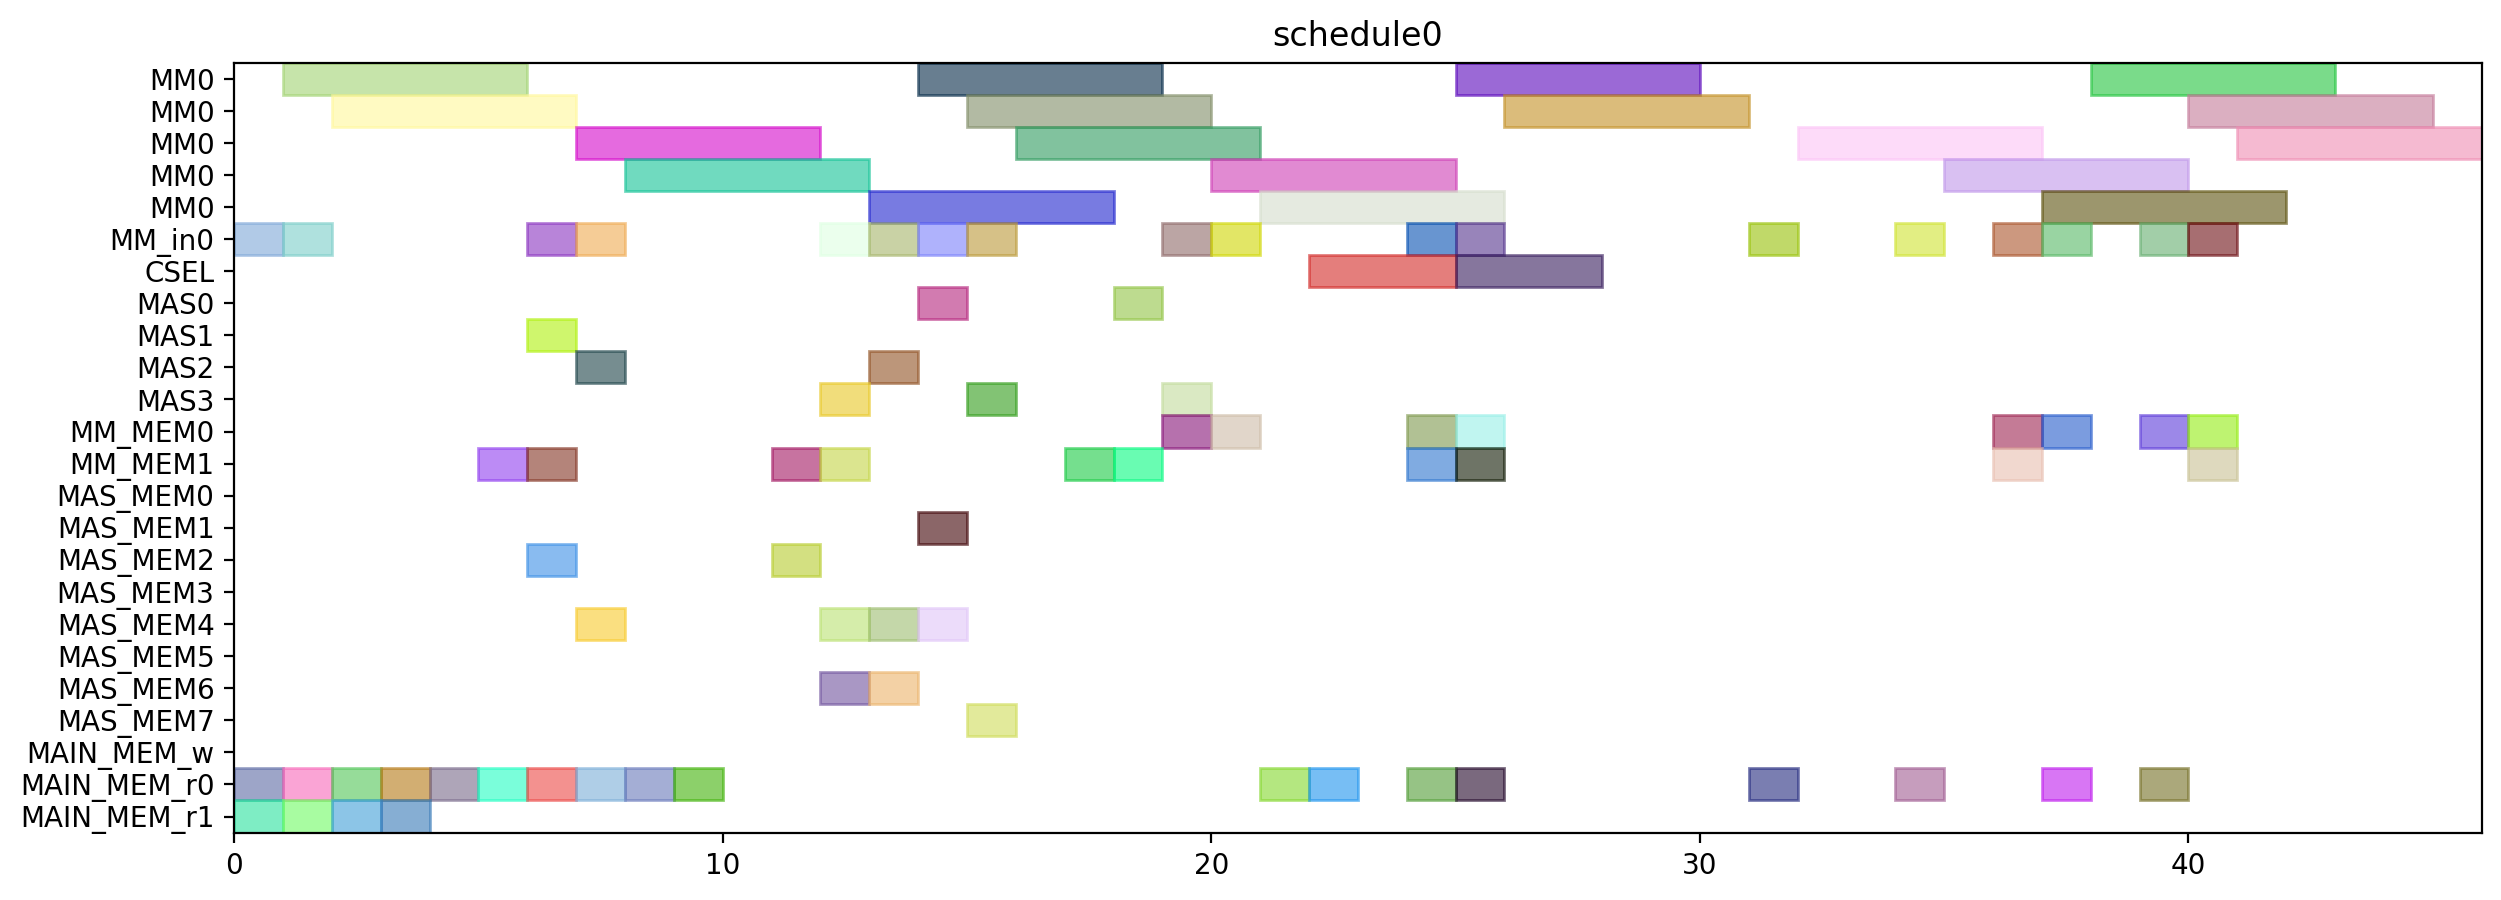

Python code for this plot:
from pyschedule import Scenario, solvers, plotters, alt


def solve():
	horizon = 90
	S = Scenario("schedule0", horizon=horizon)

	# resource
	MM = S.Resources('MM', num=1, size=5)
	MM_in = S.Resources('MM_in', num=1)
	CSEL = S.Resource('CSEL')
	MAS = S.Resources('MAS', num=4, size=1, periods=range(1, horizon))
	MM_MEM = S.Resources('MM_MEM', num=2)
	MAS_MEM = S.Resources('MAS_MEM', num=8)
	MAIN_MEM_w = S.Resource('MAIN_MEM_w', size=1)
	MAIN_MEM_r = S.Resources('MAIN_MEM_r', num=2)

	# result of previous scheduling

	# new tasks
	t20_in = S.Task('t20_in', length=1, delay_cost=1)
	t20_in += alt(MM_in)
	t20 = S.Task('t20', length=5, delay_cost=1)
	t20 += alt(MM)
	S += t20>=t20_in

	t20_mem0 = S.Task('t20_mem0', length=1, delay_cost=1)
	t20_mem0 += MAIN_MEM_r[0]
	t21_in = S.Task('t21_in', length=1, delay_cost=1)
	t21_in += alt(MM_in)
	t21 = S.Task('t21', length=5, delay_cost=1)
	t21 += alt(MM)
	S += t21>=t21_in

	t21_mem0 = S.Task('t21_mem0', length=1, delay_cost=1)
	t21_mem0 += MAIN_MEM_r[0]
	xit20 = S.Task('xit20', length=1, delay_cost=1)
	xit20 += alt(MAS)

	xit20_mem0 = S.Task('xit20_mem0', length=1, delay_cost=1)
	xit20_mem0 += MAIN_MEM_r[0]
	xit20_mem1 = S.Task('xit20_mem1', length=1, delay_cost=1)
	xit20_mem1 += alt(MM_MEM)
	S += (t20*MM[0])-1 < xit20_mem1*MM_MEM[1]
	S += xit20_mem1 <= xit20

	xit21 = S.Task('xit21', length=1, delay_cost=1)
	xit21 += alt(MAS)

	xit21_mem0 = S.Task('xit21_mem0', length=1, delay_cost=1)
	xit21_mem0 += MAIN_MEM_r[0]
	xit21_mem1 = S.Task('xit21_mem1', length=1, delay_cost=1)
	xit21_mem1 += alt(MM_MEM)
	S += (t21*MM[0])-1 < xit21_mem1*MM_MEM[1]
	S += xit21_mem1 <= xit21

	xi2t40_in = S.Task('xi2t40_in', length=1, delay_cost=1)
	xi2t40_in += alt(MM_in)
	xi2t40 = S.Task('xi2t40', length=5, delay_cost=1)
	xi2t40 += alt(MM)
	S += xi2t40>=xi2t40_in

	xi2t40_mem0 = S.Task('xi2t40_mem0', length=1, delay_cost=1)
	xi2t40_mem0 += alt(MAS_MEM)
	S += (xit20*MAS[0])-1 < xi2t40_mem0*MAS_MEM[0]
	S += (xit20*MAS[1])-1 < xi2t40_mem0*MAS_MEM[2]
	S += (xit20*MAS[2])-1 < xi2t40_mem0*MAS_MEM[4]
	S += (xit20*MAS[3])-1 < xi2t40_mem0*MAS_MEM[6]
	S += xi2t40_mem0 <= xi2t40

	xi2t41_in = S.Task('xi2t41_in', length=1, delay_cost=1)
	xi2t41_in += alt(MM_in)
	xi2t41 = S.Task('xi2t41', length=5, delay_cost=1)
	xi2t41 += alt(MM)
	S += xi2t41>=xi2t41_in

	xi2t41_mem0 = S.Task('xi2t41_mem0', length=1, delay_cost=1)
	xi2t41_mem0 += alt(MAS_MEM)
	S += (xit21*MAS[0])-1 < xi2t41_mem0*MAS_MEM[0]
	S += (xit21*MAS[1])-1 < xi2t41_mem0*MAS_MEM[2]
	S += (xit21*MAS[2])-1 < xi2t41_mem0*MAS_MEM[4]
	S += (xit21*MAS[3])-1 < xi2t41_mem0*MAS_MEM[6]
	S += xi2t41_mem0 <= xi2t41

	D_a_0 = S.Task('D_a_0', length=1, delay_cost=1)
	D_a_0 += alt(MAS)

	D_a_0_mem0 = S.Task('D_a_0_mem0', length=1, delay_cost=1)
	D_a_0_mem0 += alt(MAS_MEM)
	S += (xit20*MAS[0])-1 < D_a_0_mem0*MAS_MEM[0]
	S += (xit20*MAS[1])-1 < D_a_0_mem0*MAS_MEM[2]
	S += (xit20*MAS[2])-1 < D_a_0_mem0*MAS_MEM[4]
	S += (xit20*MAS[3])-1 < D_a_0_mem0*MAS_MEM[6]
	S += D_a_0_mem0 <= D_a_0

	D_a_0_mem1 = S.Task('D_a_0_mem1', length=1, delay_cost=1)
	D_a_0_mem1 += alt(MM_MEM)
	S += (xi2t40*MM[0])-1 < D_a_0_mem1*MM_MEM[1]
	S += D_a_0_mem1 <= D_a_0

	D_a_1 = S.Task('D_a_1', length=1, delay_cost=1)
	D_a_1 += alt(MAS)

	D_a_1_mem0 = S.Task('D_a_1_mem0', length=1, delay_cost=1)
	D_a_1_mem0 += alt(MAS_MEM)
	S += (xit21*MAS[0])-1 < D_a_1_mem0*MAS_MEM[0]
	S += (xit21*MAS[1])-1 < D_a_1_mem0*MAS_MEM[2]
	S += (xit21*MAS[2])-1 < D_a_1_mem0*MAS_MEM[4]
	S += (xit21*MAS[3])-1 < D_a_1_mem0*MAS_MEM[6]
	S += D_a_1_mem0 <= D_a_1

	D_a_1_mem1 = S.Task('D_a_1_mem1', length=1, delay_cost=1)
	D_a_1_mem1 += alt(MM_MEM)
	S += (xi2t41*MM[0])-1 < D_a_1_mem1*MM_MEM[1]
	S += D_a_1_mem1 <= D_a_1

	negD0_in = S.Task('negD0_in', length=1, delay_cost=1)
	negD0_in += alt(MM_in)
	negD0 = S.Task('negD0', length=5, delay_cost=1)
	negD0 += alt(MM)
	S += negD0>=negD0_in

	negD0_mem0 = S.Task('negD0_mem0', length=1, delay_cost=1)
	negD0_mem0 += alt(MAS_MEM)
	S += (D_a_0*MAS[0])-1 < negD0_mem0*MAS_MEM[0]
	S += (D_a_0*MAS[1])-1 < negD0_mem0*MAS_MEM[2]
	S += (D_a_0*MAS[2])-1 < negD0_mem0*MAS_MEM[4]
	S += (D_a_0*MAS[3])-1 < negD0_mem0*MAS_MEM[6]
	S += negD0_mem0 <= negD0

	negD0_mem1 = S.Task('negD0_mem1', length=1, delay_cost=1)
	negD0_mem1 += MAIN_MEM_r[1]
	negD1_in = S.Task('negD1_in', length=1, delay_cost=1)
	negD1_in += alt(MM_in)
	negD1 = S.Task('negD1', length=5, delay_cost=1)
	negD1 += alt(MM)
	S += negD1>=negD1_in

	negD1_mem0 = S.Task('negD1_mem0', length=1, delay_cost=1)
	negD1_mem0 += alt(MAS_MEM)
	S += (D_a_1*MAS[0])-1 < negD1_mem0*MAS_MEM[0]
	S += (D_a_1*MAS[1])-1 < negD1_mem0*MAS_MEM[2]
	S += (D_a_1*MAS[2])-1 < negD1_mem0*MAS_MEM[4]
	S += (D_a_1*MAS[3])-1 < negD1_mem0*MAS_MEM[6]
	S += negD1_mem0 <= negD1

	negD1_mem1 = S.Task('negD1_mem1', length=1, delay_cost=1)
	negD1_mem1 += MAIN_MEM_r[1]
	N_b0 = S.Task('N_b0', length=1, delay_cost=1)
	N_b0 += alt(MAS)

	N_b0_mem0 = S.Task('N_b0_mem0', length=1, delay_cost=1)
	N_b0_mem0 += alt(MAS_MEM)
	S += (D_a_0*MAS[0])-1 < N_b0_mem0*MAS_MEM[0]
	S += (D_a_0*MAS[1])-1 < N_b0_mem0*MAS_MEM[2]
	S += (D_a_0*MAS[2])-1 < N_b0_mem0*MAS_MEM[4]
	S += (D_a_0*MAS[3])-1 < N_b0_mem0*MAS_MEM[6]
	S += N_b0_mem0 <= N_b0

	N_b0_mem1 = S.Task('N_b0_mem1', length=1, delay_cost=1)
	N_b0_mem1 += MAIN_MEM_r[1]
	N_b1 = S.Task('N_b1', length=1, delay_cost=1)
	N_b1 += alt(MAS)

	N_b1_mem0 = S.Task('N_b1_mem0', length=1, delay_cost=1)
	N_b1_mem0 += alt(MAS_MEM)
	S += (D_a_1*MAS[0])-1 < N_b1_mem0*MAS_MEM[0]
	S += (D_a_1*MAS[1])-1 < N_b1_mem0*MAS_MEM[2]
	S += (D_a_1*MAS[2])-1 < N_b1_mem0*MAS_MEM[4]
	S += (D_a_1*MAS[3])-1 < N_b1_mem0*MAS_MEM[6]
	S += N_b1_mem0 <= N_b1

	N_b1_mem1 = S.Task('N_b1_mem1', length=1, delay_cost=1)
	N_b1_mem1 += MAIN_MEM_r[1]
	D0 = S.Task('D0', length=1, delay_cost=1)
	D0 += alt(MAS)

	D0_mem0 = S.Task('D0_mem0', length=1, delay_cost=1)
	D0_mem0 += MAIN_MEM_r[0]
	D0_mem1 = S.Task('D0_mem1', length=1, delay_cost=1)
	D0_mem1 += alt(MM_MEM)
	S += (negD0*MM[0])-1 < D0_mem1*MM_MEM[1]
	S += D0_mem1 <= D0

	D1 = S.Task('D1', length=1, delay_cost=1)
	D1 += alt(MAS)

	D1_mem0 = S.Task('D1_mem0', length=1, delay_cost=1)
	D1_mem0 += MAIN_MEM_r[0]
	D1_mem1 = S.Task('D1_mem1', length=1, delay_cost=1)
	D1_mem1 += alt(MM_MEM)
	S += (negD1*MM[0])-1 < D1_mem1*MM_MEM[1]
	S += D1_mem1 <= D1

	N0_in = S.Task('N0_in', length=1, delay_cost=1)
	N0_in += alt(MM_in)
	N0 = S.Task('N0', length=5, delay_cost=1)
	N0 += alt(MM)
	S += N0>=N0_in

	N0_mem0 = S.Task('N0_mem0', length=1, delay_cost=1)
	N0_mem0 += MAIN_MEM_r[0]
	N0_mem1 = S.Task('N0_mem1', length=1, delay_cost=1)
	N0_mem1 += alt(MAS_MEM)
	S += (N_b0*MAS[0])-1 < N0_mem1*MAS_MEM[1]
	S += (N_b0*MAS[1])-1 < N0_mem1*MAS_MEM[3]
	S += (N_b0*MAS[2])-1 < N0_mem1*MAS_MEM[5]
	S += (N_b0*MAS[3])-1 < N0_mem1*MAS_MEM[7]
	S += N0_mem1 <= N0

	N1_in = S.Task('N1_in', length=1, delay_cost=1)
	N1_in += alt(MM_in)
	N1 = S.Task('N1', length=5, delay_cost=1)
	N1 += alt(MM)
	S += N1>=N1_in

	N1_mem0 = S.Task('N1_mem0', length=1, delay_cost=1)
	N1_mem0 += MAIN_MEM_r[0]
	N1_mem1 = S.Task('N1_mem1', length=1, delay_cost=1)
	N1_mem1 += alt(MAS_MEM)
	S += (N_b1*MAS[0])-1 < N1_mem1*MAS_MEM[1]
	S += (N_b1*MAS[1])-1 < N1_mem1*MAS_MEM[3]
	S += (N_b1*MAS[2])-1 < N1_mem1*MAS_MEM[5]
	S += (N_b1*MAS[3])-1 < N1_mem1*MAS_MEM[7]
	S += N1_mem1 <= N1

	Z0 = S.Task('Z0', length=3, delay_cost=1)
	Z0 += alt(CSEL)

	Z0_mem0 = S.Task('Z0_mem0', length=1, delay_cost=1)
	Z0_mem0 += MAIN_MEM_r[0]
	S += D0+2 < Z0_mem0
	S += Z0_mem0 <= Z0+ 0

	Z0_mem1 = S.Task('Z0_mem1', length=1, delay_cost=1)
	Z0_mem1 += MAIN_MEM_r[0]
	S += D0+2 < Z0_mem1
	S += Z0_mem1 <= Z0+ 1

	Z0_mem2 = S.Task('Z0_mem2', length=1, delay_cost=1)
	Z0_mem2 += MAIN_MEM_r[0]
	Z1 = S.Task('Z1', length=3, delay_cost=1)
	Z1 += alt(CSEL)

	Z1_mem0 = S.Task('Z1_mem0', length=1, delay_cost=1)
	Z1_mem0 += MAIN_MEM_r[0]
	S += D1+2 < Z1_mem0
	S += Z1_mem0 <= Z1+ 0

	Z1_mem1 = S.Task('Z1_mem1', length=1, delay_cost=1)
	Z1_mem1 += MAIN_MEM_r[0]
	S += D1+2 < Z1_mem1
	S += Z1_mem1 <= Z1+ 1

	Z1_mem2 = S.Task('Z1_mem2', length=1, delay_cost=1)
	Z1_mem2 += MAIN_MEM_r[0]
	N20_in = S.Task('N20_in', length=1, delay_cost=1)
	N20_in += alt(MM_in)
	N20 = S.Task('N20', length=5, delay_cost=1)
	N20 += alt(MM)
	S += N20>=N20_in

	N20_mem0 = S.Task('N20_mem0', length=1, delay_cost=1)
	N20_mem0 += alt(MM_MEM)
	S += (N0*MM[0])-1 < N20_mem0*MM_MEM[0]
	S += N20_mem0 <= N20

	N21_in = S.Task('N21_in', length=1, delay_cost=1)
	N21_in += alt(MM_in)
	N21 = S.Task('N21', length=5, delay_cost=1)
	N21 += alt(MM)
	S += N21>=N21_in

	N21_mem0 = S.Task('N21_mem0', length=1, delay_cost=1)
	N21_mem0 += alt(MM_MEM)
	S += (N1*MM[0])-1 < N21_mem0*MM_MEM[0]
	S += N21_mem0 <= N21

	D20_in = S.Task('D20_in', length=1, delay_cost=1)
	D20_in += alt(MM_in)
	D20 = S.Task('D20', length=5, delay_cost=1)
	D20 += alt(MM)
	S += D20>=D20_in

	D20_mem0 = S.Task('D20_mem0', length=1, delay_cost=1)
	D20_mem0 += MAIN_MEM_r[0]
	S += Z0+6 < D20_mem0
	S += D20_mem0 <= D20

	D21_in = S.Task('D21_in', length=1, delay_cost=1)
	D21_in += alt(MM_in)
	D21 = S.Task('D21', length=5, delay_cost=1)
	D21 += alt(MM)
	S += D21>=D21_in

	D21_mem0 = S.Task('D21_mem0', length=1, delay_cost=1)
	D21_mem0 += MAIN_MEM_r[0]
	S += Z1+6 < D21_mem0
	S += D21_mem0 <= D21

	N30_in = S.Task('N30_in', length=1, delay_cost=1)
	N30_in += alt(MM_in)
	N30 = S.Task('N30', length=5, delay_cost=1)
	N30 += alt(MM)
	S += N30>=N30_in

	N30_mem0 = S.Task('N30_mem0', length=1, delay_cost=1)
	N30_mem0 += alt(MM_MEM)
	S += (N20*MM[0])-1 < N30_mem0*MM_MEM[0]
	S += N30_mem0 <= N30

	N30_mem1 = S.Task('N30_mem1', length=1, delay_cost=1)
	N30_mem1 += alt(MM_MEM)
	S += (N0*MM[0])-1 < N30_mem1*MM_MEM[1]
	S += N30_mem1 <= N30

	N31_in = S.Task('N31_in', length=1, delay_cost=1)
	N31_in += alt(MM_in)
	N31 = S.Task('N31', length=5, delay_cost=1)
	N31 += alt(MM)
	S += N31>=N31_in

	N31_mem0 = S.Task('N31_mem0', length=1, delay_cost=1)
	N31_mem0 += alt(MM_MEM)
	S += (N21*MM[0])-1 < N31_mem0*MM_MEM[0]
	S += N31_mem0 <= N31

	N31_mem1 = S.Task('N31_mem1', length=1, delay_cost=1)
	N31_mem1 += alt(MM_MEM)
	S += (N1*MM[0])-1 < N31_mem1*MM_MEM[1]
	S += N31_mem1 <= N31

	V0_in = S.Task('V0_in', length=1, delay_cost=1)
	V0_in += alt(MM_in)
	V0 = S.Task('V0', length=5, delay_cost=1)
	V0 += alt(MM)
	S += V0>=V0_in

	V0_mem0 = S.Task('V0_mem0', length=1, delay_cost=1)
	V0_mem0 += alt(MM_MEM)
	S += (D20*MM[0])-1 < V0_mem0*MM_MEM[0]
	S += V0_mem0 <= V0

	V0_mem1 = S.Task('V0_mem1', length=1, delay_cost=1)
	V0_mem1 += MAIN_MEM_r[0]
	S += Z0+6 < V0_mem1
	S += V0_mem1 <= V0

	V1_in = S.Task('V1_in', length=1, delay_cost=1)
	V1_in += alt(MM_in)
	V1 = S.Task('V1', length=5, delay_cost=1)
	V1 += alt(MM)
	S += V1>=V1_in

	V1_mem0 = S.Task('V1_mem0', length=1, delay_cost=1)
	V1_mem0 += alt(MM_MEM)
	S += (D21*MM[0])-1 < V1_mem0*MM_MEM[0]
	S += V1_mem0 <= V1

	V1_mem1 = S.Task('V1_mem1', length=1, delay_cost=1)
	V1_mem1 += MAIN_MEM_r[0]
	S += Z1+6 < V1_mem1
	S += V1_mem1 <= V1

	ND20_in = S.Task('ND20_in', length=1, delay_cost=1)
	ND20_in += alt(MM_in)
	ND20 = S.Task('ND20', length=5, delay_cost=1)
	ND20 += alt(MM)
	S += ND20>=ND20_in

	ND20_mem0 = S.Task('ND20_mem0', length=1, delay_cost=1)
	ND20_mem0 += alt(MM_MEM)
	S += (N0*MM[0])-1 < ND20_mem0*MM_MEM[0]
	S += ND20_mem0 <= ND20

	ND20_mem1 = S.Task('ND20_mem1', length=1, delay_cost=1)
	ND20_mem1 += alt(MM_MEM)
	S += (D20*MM[0])-1 < ND20_mem1*MM_MEM[1]
	S += ND20_mem1 <= ND20

	ND21_in = S.Task('ND21_in', length=1, delay_cost=1)
	ND21_in += alt(MM_in)
	ND21 = S.Task('ND21', length=5, delay_cost=1)
	ND21 += alt(MM)
	S += ND21>=ND21_in

	ND21_mem0 = S.Task('ND21_mem0', length=1, delay_cost=1)
	ND21_mem0 += alt(MM_MEM)
	S += (N1*MM[0])-1 < ND21_mem0*MM_MEM[0]
	S += ND21_mem0 <= ND21

	ND21_mem1 = S.Task('ND21_mem1', length=1, delay_cost=1)
	ND21_mem1 += alt(MM_MEM)
	S += (D21*MM[0])-1 < ND21_mem1*MM_MEM[1]
	S += ND21_mem1 <= ND21

	solvers.mip.solve(S,msg=1,kind='CPLEX',ratio_gap=1.01)

	solution = [['hoge']*len(S.solution()[1]) for i in range(len(S.solution()))]
	for i in range(len(S.solution())):
		for j in range(len(S.solution()[i])):
			solution[i][j]=str(S.solution()[i][j])
	print(solution)

	cycles = int(solution[-1][3])

	pic_file_name = "/home/mfukuda/ABE/multiRAM_multiMAS_16mux/scheduling_result/stage5MM1_stage1MAS4/2xSSWU_BEFORE_EXP/schedule0.png"
	if(S.solution() != []):
		plotters.matplotlib.plot(S,img_filename=pic_file_name, show_task_labels=False, fig_size=(cycles*0.25+3, 5))

	return solution
